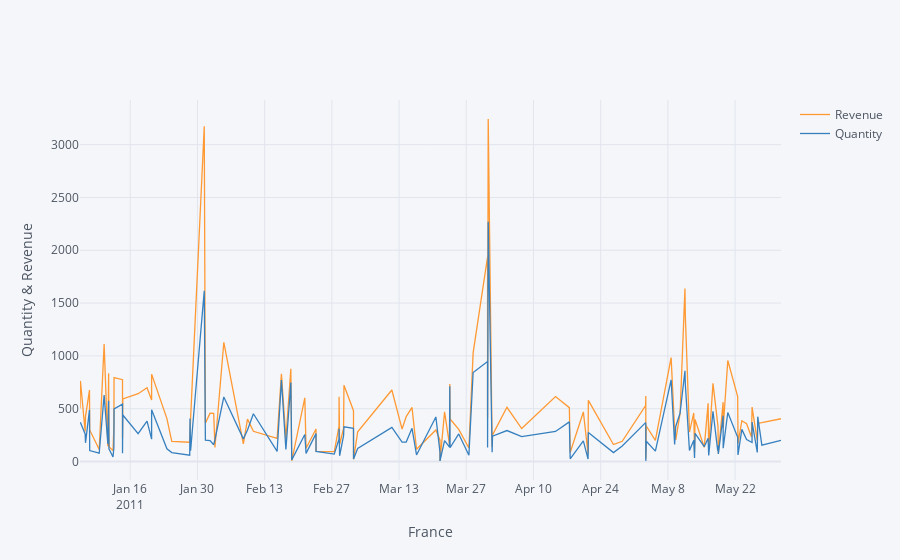

Write notebook code for a chart like this one.
### Code cell
df_2.iplot(kind = 'line',
           
           x = 'InvoiceDate',
           
           y = ['Revenue', 'Quantity'], 
           
           xTitle = 'France', 
           
           yTitle = 'Quantity & Revenue')
